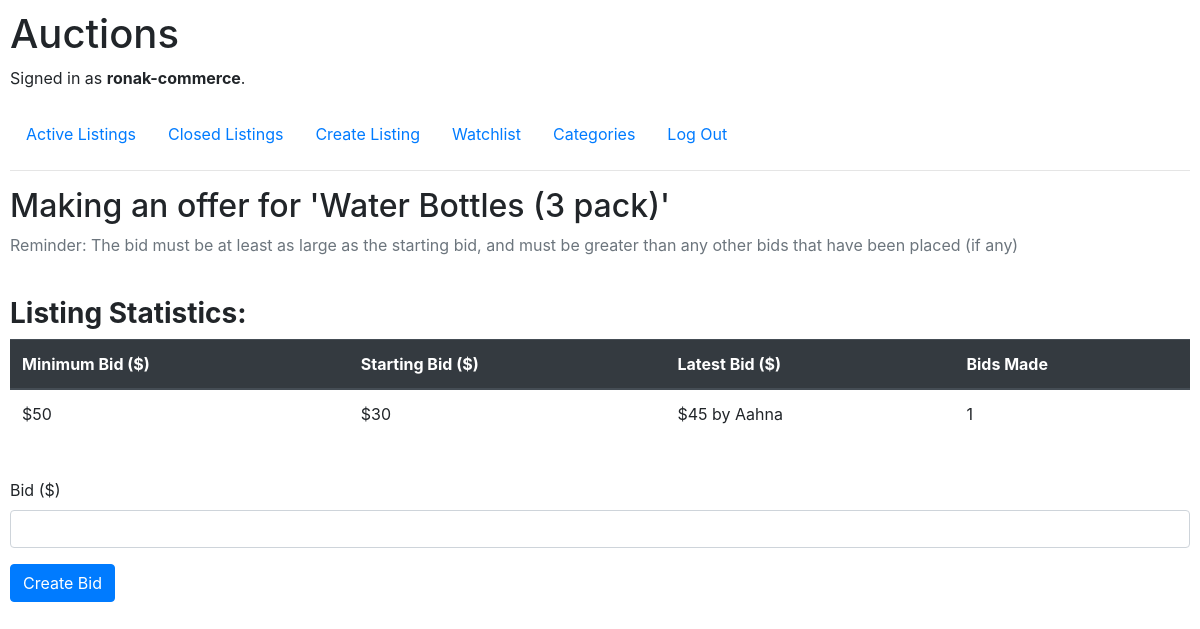
/make_a_bid/27 (signed in), run on the app's committed database.
### auctions/models.py (models this page shows, shortened)
class User(AbstractUser):
    pass

class Listing(models.Model):
    CATEGORIES = [
    ('Toys', 'Toys'),
    ('Electronics', 'Electronics'),
    ('Lifestyle', 'Lifestyle'),
    ('Home', 'Home'),
    ('Fashion', 'Fashion'),
    ('Other', 'Other')
    ]
    def validate_image(img):
        avaible_formats = [
            'png',
            'jpeg',
            'jpg',
            ]
        if img:
            img_ext = img.name.split(".")[-1]
            if img.size > 4194304:
                raise ValidationError("Image size must be less than 4MB")
            if img_ext not in avaible_formats:
                raise ValidationError("Image extension is not available")
        return img
    creator = models.ForeignKey('User', on_delete=models.CASCADE, related_name="creator")
    title = models.CharField(max_length=35, blank=False, null=False)
    minimum_bid = models.IntegerField(blank=False, null=True)
    description = models.CharField(blank=True, max_length=1064, null=True)
    starting_bid = models.IntegerField(blank=True, null=True)
    last_bid = models.ForeignKey('Bid', on_delete=models.CASCADE, blank=True, null=True)
    category = models.CharField(max_length=64, blank=True, choices=CATEGORIES)
    image = models.ImageField(
        default='listing-images/default.jpeg',
        upload_to='auctions/files/images',
        validators=[validate_image])
    comments = models.ManyToManyField(Comment, blank=True)
    bid_counter = models.IntegerField(default=0)
    active = models.BooleanField(default=True)
    winner = models.CharField(max_length=64, blank=True, null=True)

class Bid(models.Model):
    user = models.ForeignKey('User', on_delete=models.CASCADE, related_name="user_bid")
    bid = models.IntegerField()
    date_created = models.DateTimeField(auto_now=True)
    auction = models.ForeignKey('Listing', on_delete=models.CASCADE)
    def __str__(self):
        return f"{self.bid} by {self.user}"

### auctions/views.py (the view)
# urls.py: path("make_a_bid/<int:listing_id>", views.make_a_bid, name="make_a_bid"),
@login_required(login_url='/login', redirect_field_name='make_a_bid')
def make_a_bid(request, listing_id):
    listing = Listing.objects.get(id=listing_id)
    user = request.user
    if request.method == "POST":
        bidform = BidForm(request.POST)
        bids = Bid.objects.filter(auction=listing_id).order_by('-bid')
        bid = int(request.POST['bid'])
        if bids:
            current_price = int(bids[0].bid)
        else:
            current_price = int(listing.starting_bid)
        if bid > current_price:
            new_bid = Bid.objects.create(user=user, bid=request.POST['bid'], auction=listing, date_created=date.today())
            listing.bid_counter += 1
            listing.last_bid = new_bid
            listing.save()
            messages.success(request, f"Your bid of ${bid} was made successfully.")
            return render(request, "auctions/listing.html", {
                "listing": listing,
                "comments": Comment.objects.filter(item=listing).order_by('-date_created')
            })
        else:
            messages.error(request, "Please try again.")
            return render(request, "auctions/bid.html", {
                "bid_form": bidform,
                "listing": listing
            })
    else:
        if request.user == listing.creator:
            messages.error(request, "You cannot bid on your own item.")
            return render(request, "auctions/listing.html", {
                "listing": listing,
                "comments": Comment.objects.filter(item=listing).order_by('-date_created')
            })
        return render(request, "auctions/bid.html", {
            "bid_form": BidForm(),
            "listing": listing
        })

### auctions/forms.py
class BidForm(ModelForm):
    class Meta:
        model = Bid
        fields = ['bid']
    widgets = {
        'bid': NumberInput(
            attrs={"class": "form-control", "style": "margin-bottom: 10px"})
    }

### auctions/templates/auctions/bid.html (shortened to what this page needs)
{% extends 'auctions/layout.html' %}
{% load static %}
{% load widget_tweaks %}
{% block body %}
    <div class="overall-layout">
        <h2>Making an offer for '{{ listing.title }}'</h2>
        <p class="text-muted">Reminder: The bid must be at least as large as the starting bid, and must be greater than any other bids that have been placed (if any) </p>
    </div>
    <br>
    <h3><strong>Listing Statistics:</strong></h3>
    <table class="table">
        <thead class="thead-dark">
        <tr>
            <th scope="col">Minimum Bid ($)</th>
            <th scope="col">Starting Bid ($)</th>
            <th scope="col">Latest Bid ($)</th>
            <th scope="col">Bids Made</th>
        </tr>
        </thead>
        <tbody>
        <tr>
            <td>${{listing.minimum_bid}}</td>
            <td>${{listing.starting_bid}}</td>
            {% if listing.last_bid == None %}
                <td>None</td>
            {% else %}
                <td>${{listing.last_bid}}</td>
            {% endif %}
            <td>{{listing.bid_counter}}</td>
        </tr>
        </tbody>
    </table>
    <br>
    <form action= "{% url 'make_a_bid' listing.id %}" method="POST">
        <div class="form-group">
            <label for="selectField" class="form-label">Bid ($)</label>
            {% render_field bid_form.bid class="form-control" type="number" name="bid" placeholder="" %}
        </div>
        <input class="btn btn-primary" type="submit" value="Create Bid">
    </form>
{% endblock body %}

### auctions/templates/auctions/layout.html (shortened to what this page needs)
{% load static %}
<!DOCTYPE html>
<html lang="en">
    <head>
        <link rel="stylesheet" href="https://stackpath.bootstrapcdn.com/bootstrap/4.4.1/css/bootstrap.min.css">
        <link href="{% static 'auctions/styles/styles.css' %}" rel="stylesheet">
    </head>
    <body>
        <h1>Auctions</h1>
        <div>
            {% if user.is_authenticated %}
                Signed in as <strong>{{ user.username }}</strong>.
            {% else %}
                Not signed in.
            {% endif %}
        </div>
        <br>
        <ul class="nav">
            <li class="nav-item">
                <a class="nav-link" href="{% url 'index' %}">Active Listings</a>
            </li>
            {% if user.is_authenticated %}
                <li class="nav-item">
                    <a class="nav-link" href="{% url 'closed_listings_page' %}">Closed Listings</a>
                </li>
                <li class="nav-item">
                    <a class="nav-link" href="{% url 'create' %}">Create Listing</a>
                </li>
                <li class="nav-item">
                    <a class="nav-link" href="{% url 'watchlist' %}">Watchlist</a>
                </li>
                <li class="nav-item">
                    <a class="nav-link" href="{% url 'categories' %}">Categories</a>
                </li>
                <li class="nav-item">
                    <a class="nav-link" href="{% url 'logout' %}">Log Out</a>
                </li>
            {% endif %}
        </ul>
        <hr>
        {% block body %}
        {% endblock %}
    </body>
</html>

### auctions/static/auctions/styles/styles.css (style rules this page uses)
body { padding: 10px; }

### data on the page
User: username "ronak-commerce"
Listing: title "Water Bottles (3 pack)", minimum_bid "50", starting_bid "30", last_bid "45 by Aahna", bid_counter "1"
